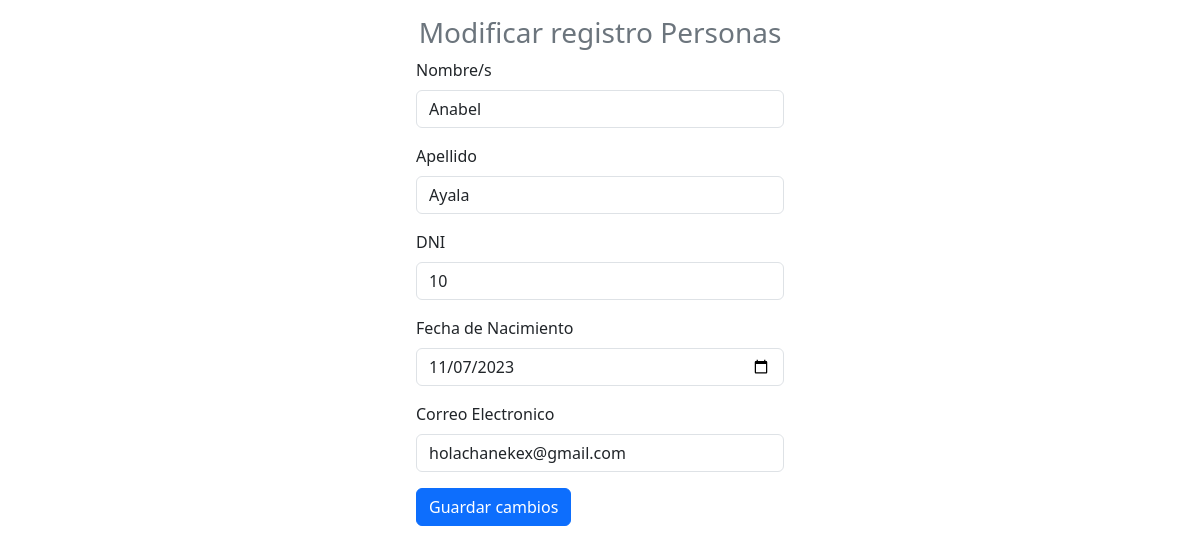
Screenshot of /modificar.php?id=12 with the database file from the repository.
### tables this page shows
CREATE TABLE `personas` (
  `id_persona` int(11) NOT NULL,
  `nombre` varchar(200) NOT NULL,
  `apellido` varchar(200) NOT NULL,
  `dni` varchar(200) NOT NULL,
  `fecha` date NOT NULL,
  `correo` varchar(200) NOT NULL
);

### modificar.php (the view, shortened to what this page needs)
<?php
include("modelo/conexion.php");
$id = $_GET["id"];
$sql = $conexion->query("SELECT * FROM personas WHERE id_persona=$id");
?>
<!DOCTYPE html>
<html lang="en">
<head>
    <link href="https://cdn.jsdelivr.net/npm/bootstrap@5.3.2/dist/css/bootstrap.min.css" rel="stylesheet">
</head>
<body>
    <form class="col-4 p-3 m-auto" method="POST">
        <h3 class="text-center text-secondary">Modificar registro Personas</h3>
        <?php
        include("controlador/modificar_php.php");
        while ($datos = $sql->fetch_object()) { ?>
            <div class="mb-3">
                <label for="exampleInputEmail1" class="form-label">Nombre/s</label>
                <input type="text" class="form-control" name="nombre" value="<?= $datos->nombre?>">
            </div>
            <div class="mb-3">
                <label for="exampleInputEmail1" class="form-label">Apellido</label>
                <input type="text" class="form-control" name="apellido" value="<?= $datos->apellido?>">
            </div>
            <div class="mb-3">
                <label for="exampleInputEmail1" class="form-label">DNI</label>
                <input type="text" class="form-control" name="dni" value="<?= $datos->dni?>">
            </div>
            <div class="mb-3">
                <label for="exampleInputEmail1" class="form-label">Fecha de Nacimiento</label>
                <input type="date" class="form-control" name="fecha" value="<?= $datos->fecha?>">
            </div>
            <div class="mb-3">
                <label for="exampleInputEmail1" class="form-label">Correo Electronico</label>
                <input type="email" class="form-control" name="correo"  value="<?= $datos->correo?>">
            </div>
        <?php }
        ?>
        <button type="submit" class="btn btn-primary" name="btnmodificar" value="ok">Guardar cambios</button>
    </form>
</body>
</html>

### rows the page displays
personas: nombre "Anabel", apellido "Ayala", dni "10", fecha "11/07/2023", correo "holachanekex@gmail.com"
